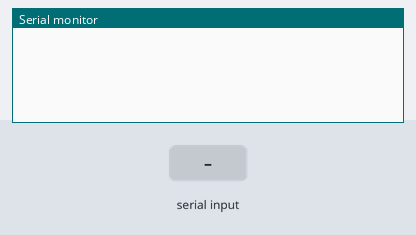
Recording of a sketch running on a simulated Arduino Uno, built with avr-gcc and run on an emulated ATmega328P. Parts: the last lines printed to the serial monitor. Inputs (shaded band) come from the test bench.

Above: at 1.2 s.
1.3 s: "1\n" received over Serial
At 2.0 s:
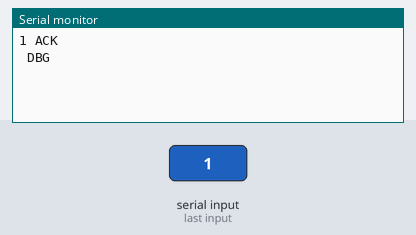
2.8 s: "0\n" received over Serial
At 3.2 s:
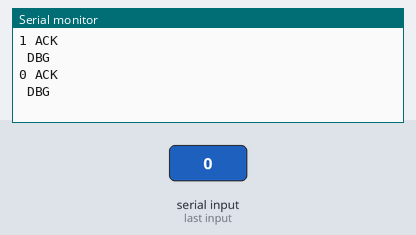
4.3 s: "2\n" received over Serial
At 5.5 s:
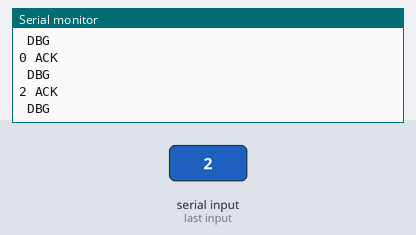

Measured:
- after the input at 1.3 s, the serial monitor: prints a new line at once (image 1)
- after the input at 2.8 s, the serial monitor: prints a new line at once (image 2)
- after the input at 4.3 s, the serial monitor: prints a new line at once (image 3)

The sketch:

marco_polo.ino
```cpp
/* Last updated DDK 6/7/16
 *
 * OVERVIEW:
 * This is the Arduino-side code for a simple program that
 * transmits an arbitrary, user-defined test string from
 * Python to an Arduino microcontroller, then has the Arduino
 * append an acknowledgement message to the received string
 * and echo it back to the desktop.
 *
 * The acknowledgement message can be edited in this sketch.
 *
 * REQUIREMENTS:
 * This sketch was originally intended for use with the
 * Python script marco_polo.py running on a connected desktop,
 * but it will echo any message it receives from any program
 * as long as the message terminates in a newline ("\n")
 * character.
 *
 * The baud rate specified in this sketch must match the
 * baud rate specified in the corresponding desktop program.
 *
 * INSTRUCTIONS:
 * It is not necessary to upload this sketch from the
 * Arduino ID before running marco_polo.py; the latter
 * will issue a system call to arduino.exe to upload the
 * sketch.
 *
 * If using in conjunction with a desktop-side program
 * that does not automatically upload this sketch to the
 * Arduino, then this sketch must be uploaded to the board
 * from the Arduino IDE before running the desktop program.
 */
String acknowledgeString = " ACK";

void setup() {
  // put your setup code here, to run once:
  Serial.begin(9600);
}

void loop() {
  // put your main code here, to run repeatedly:
  Serial.print(readLine());
}

String readLine(){
  String inputString="";
  boolean stringComplete=false;

  while(stringComplete==false){
    if(Serial.available()){
      char inChar=Serial.read();
      if (inChar!='\n'){
        inputString+=inChar;
      }
      else {
        inputString+=acknowledgeString;
        inputString+="\n DBG\n";
        stringComplete=true;
      }
    }
  }
  return inputString;
}
```
